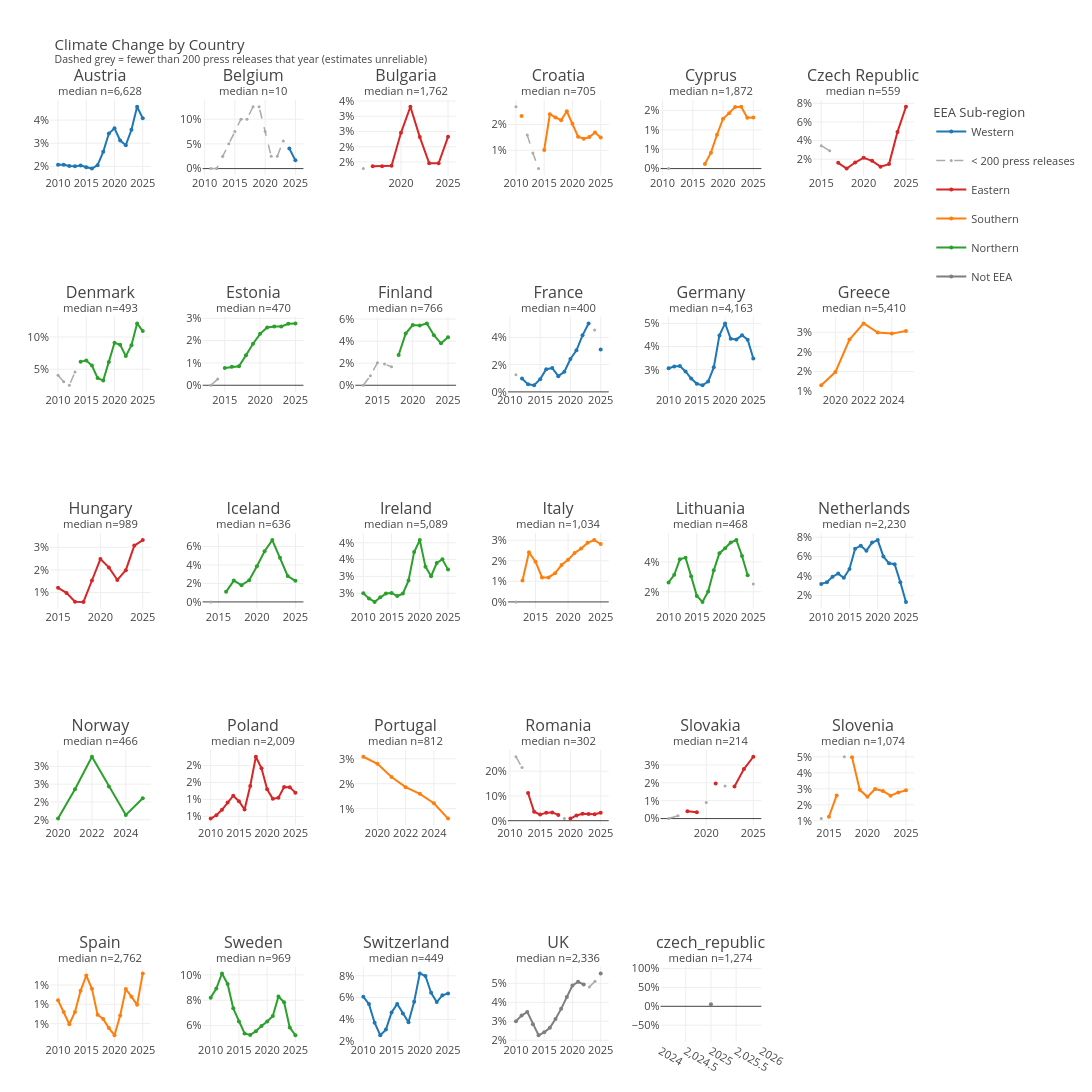
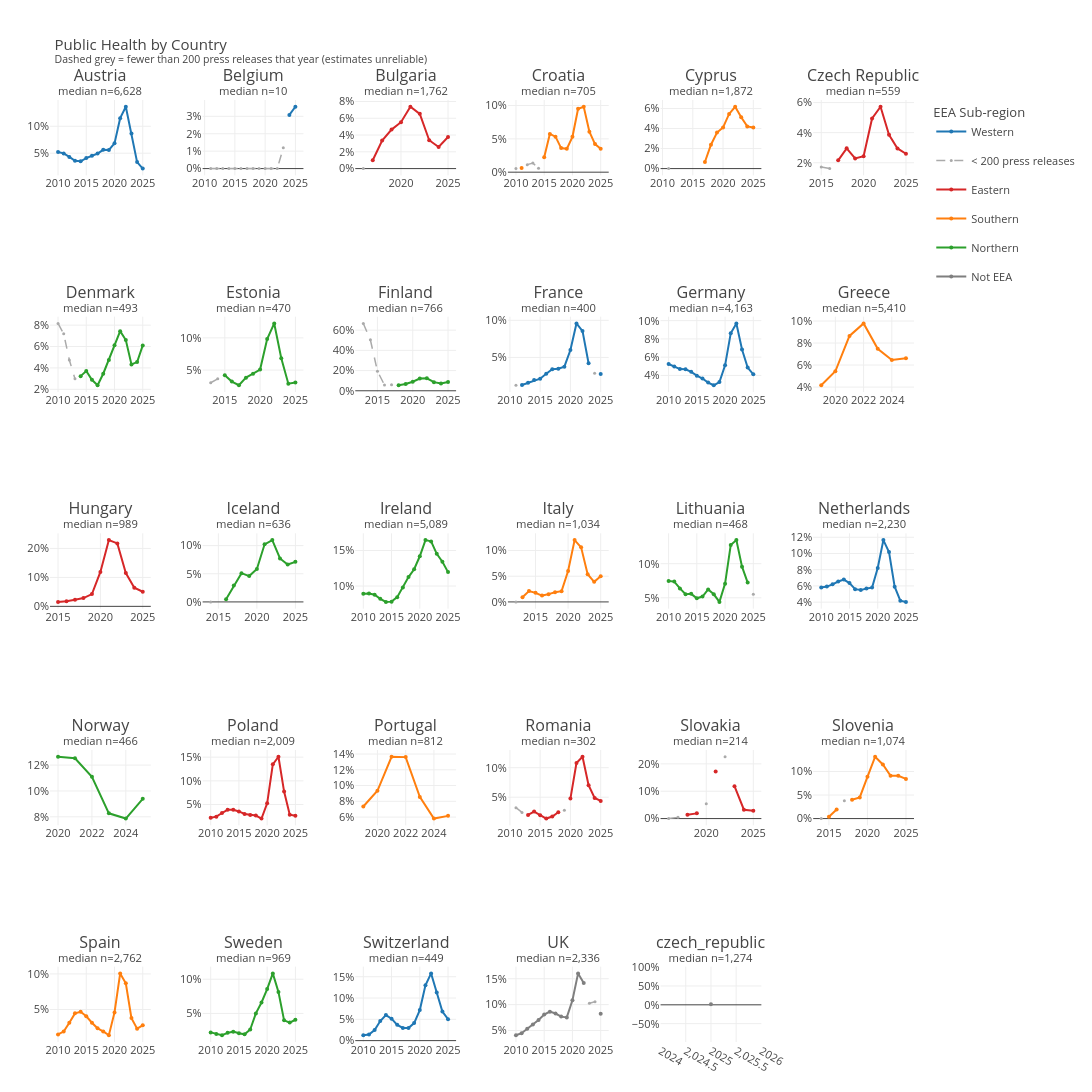
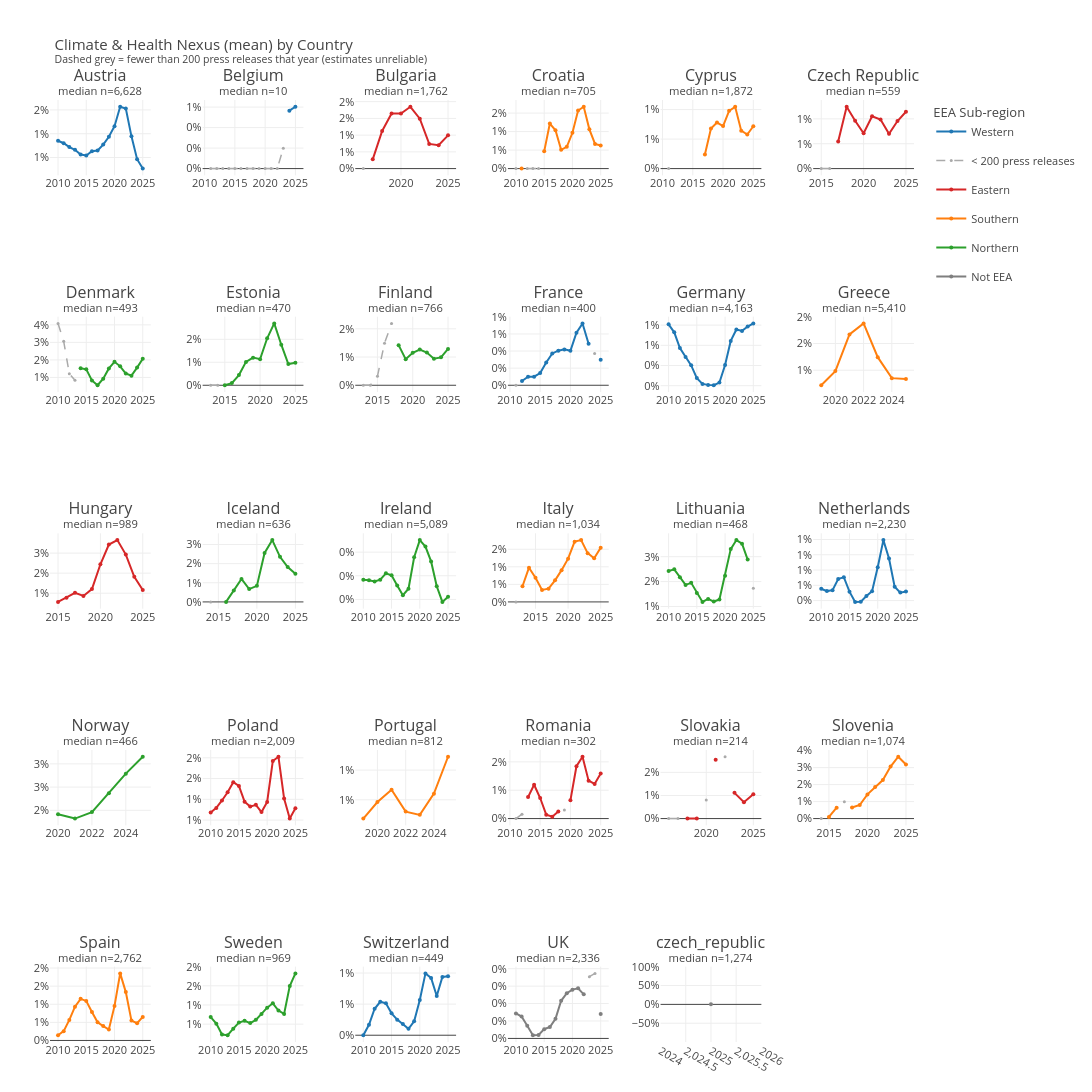

Notebook source saved alongside these figures, in order:
### Markdown cell above
## Country-level figures

Four figures showing attention to climate change, public health, and the climate–health nexus by country, 2010–2025. Countries are coloured by EEA sub-region (Western / Eastern / Northern / Southern / UK). Each panel uses an independent y-axis to show within-country trends clearly. Dashed grey lines indicate years with fewer than 200 press releases, where proportion estimates are unreliable.

### Code cell
# ── Country-level figures ─────────────────────────────────────────────────────

df_country = pd.read_csv('../data/indicator_5_3_3_country.csv')
df_country = df_country[df_country['year'] < 2026]

# Fix duplicate Czech Republic entries (scraping artefact)
df_country['country'] = df_country['country'].replace('Czech_Republic', 'Czech Republic')
df_country = df_country.groupby(['country', 'year'], as_index=False).sum(numeric_only=True)

# ── Infer total press releases per country-year from sum/mean ────────────────
def infer_n_total(row):
    for sum_col, mean_col in [
        ('environment_climate_issue1_sum', 'environment_climate_issue1_mean'),
        ('healthcare_issue1_sum',          'healthcare_issue1_mean'),
        ('climate_health_sum',             'climate_health_mean'),
    ]:
        if row[mean_col] > 0:
            return round(row[sum_col] / row[mean_col])
    return np.nan

df_country['n_total'] = df_country.apply(infer_n_total, axis=1)

MIN_N = 200

# ── EEA sub-region colours (hardcoded — not in 2025 CSV) ────────────────────
country_region = {
    'Austria':        'Western',
    'Belgium':        'Western',
    'France':         'Western',
    'Germany':        'Western',
    'Netherlands':    'Western',
    'Switzerland':    'Western',
    'Bulgaria':       'Eastern',
    'Czech Republic': 'Eastern',
    'Hungary':        'Eastern',
    'Poland':         'Eastern',
    'Romania':        'Eastern',
    'Slovakia':       'Eastern',
    'Denmark':        'Northern',
    'Estonia':        'Northern',
    'Finland':        'Northern',
    'Iceland':        'Northern',
    'Ireland':        'Northern',
    'Lithuania':      'Northern',
    'Norway':         'Northern',
    'Sweden':         'Northern',
    'Croatia':        'Southern',
    'Cyprus':         'Southern',
    'Greece':         'Southern',
    'Italy':          'Southern',
    'Portugal':       'Southern',
    'Slovenia':       'Southern',
    'Spain':          'Southern',
    'UK':             'Not EEA',
}

region_colors = {
    'Western':  '#1f77b4',
    'Eastern':  '#d62728',
    'Northern': '#2ca02c',
    'Southern': '#ff7f0e',
    'Not EEA':  '#7f7f7f',
}

df_country['region'] = df_country['country'].map(country_region).fillna('Not EEA')

country_subplot_configs = {
    'environment_climate_issue1_mean': {
        'title': 'Climate Change by Country',
        'filename': 'indicator_5_3_3_country_climate_change.pdf',
        'format_pct': True,
    },
    'healthcare_issue1_mean': {
        'title': 'Public Health by Country',
        'filename': 'indicator_5_3_3_country_public_health.pdf',
        'format_pct': True,
    },
    'climate_health_mean': {
        'title': 'Climate & Health Nexus (mean) by Country',
        'filename': 'indicator_5_3_3_country_nexus_mean.pdf',
        'format_pct': True,
    },
    'climate_health_sum': {
        'title': 'Climate & Health Nexus (sum) by Country',
        'filename': 'indicator_5_3_3_country_nexus_sum.pdf',
        'format_pct': False,
    },
}

countries_sorted = sorted(df_country['country'].unique())
df_country['country'] = pd.Categorical(df_country['country'],
                                        categories=countries_sorted, ordered=True)
NCOLS = 6


def create_country_figure(df, col, config, save_path, min_n=MIN_N):
    """
    Faceted small-multiples figure: one panel per country, coloured by EEA sub-region.

    Years with fewer than `min_n` total press releases are shown as dashed grey.
    None values are inserted so the two traces never overlap and lines break
    cleanly at transitions. Panel titles include each country's median annual n.
    """
    # Apply 2-pass rolling smoothing per country (rate columns only)
    smoothed = []
    for country in countries_sorted:
        sub = df[df['country'] == country].copy().sort_values('year')
        if col not in COUNT_COLS:
            sub[col] = sub[col].rolling(window=2, min_periods=1).mean()
            sub[col] = sub[col].rolling(window=2, min_periods=1).mean()
        smoothed.append(sub)
    df_sm = pd.concat(smoothed, ignore_index=True)

    nrows = -(-len(countries_sorted) // NCOLS)

    median_n = df.groupby('country', observed=False)['n_total'].median().reindex(countries_sorted)
    panel_titles = [
        f"{c}<br><sup>median n={int(median_n[c]):,}</sup>"
        if pd.notna(median_n[c]) else f"{c}<br><sup>median n=?</sup>"
        for c in countries_sorted
    ]

    fig = make_subplots(
        rows=nrows, cols=NCOLS,
        subplot_titles=panel_titles,
        horizontal_spacing=0.06,
        vertical_spacing=0.15,
    )

    seen_regions = set()
    lo_legend_added = False

    for idx, country in enumerate(countries_sorted):
        row     = idx // NCOLS + 1
        col_num = idx % NCOLS + 1
        sub     = df_sm[df_sm['country'] == country].sort_values('year')

        region_label = df[df['country'] == country]['region'].iloc[0]
        color = region_colors.get(region_label, '#888888')

        # Build parallel arrays — each year belongs to exactly one trace
        x_hi, y_hi = [], []
        x_lo, y_lo = [], []
        for _, r in sub.iterrows():
            is_reliable = pd.notna(r['n_total']) and r['n_total'] >= min_n
            if is_reliable:
                x_hi.append(r['year']);  y_hi.append(r[col])
                x_lo.append(None);       y_lo.append(None)
            else:
                x_hi.append(None);       y_hi.append(None)
                x_lo.append(r['year']);  y_lo.append(r[col])

        # Reliable years: solid coloured line
        fig.add_trace(
            go.Scatter(
                x=x_hi, y=y_hi,
                mode='lines+markers',
                name=region_label,
                line=dict(color=color, width=2),
                marker=dict(size=4),
                connectgaps=False,
                showlegend=(region_label not in seen_regions),
                legendgroup=region_label,
            ),
            row=row, col=col_num,
        )
        seen_regions.add(region_label)

        # Low-n years: dashed grey line
        if any(v is not None for v in y_lo):
            fig.add_trace(
                go.Scatter(
                    x=x_lo, y=y_lo,
                    mode='lines+markers',
                    name=f'< {min_n} press releases',
                    line=dict(color='#aaaaaa', width=1.5, dash='dash'),
                    marker=dict(size=3, color='#aaaaaa'),
                    connectgaps=False,
                    showlegend=not lo_legend_added,
                    legendgroup='low_n',
                ),
                row=row, col=col_num,
            )
            lo_legend_added = True

        if config['format_pct']:
            fig.update_yaxes(tickformat='.0%', row=row, col=col_num)

    fig.update_layout(
        title=dict(
            text=(f"{config['title']}"
                  f"<br><sup>Dashed grey = fewer than {min_n:,} press releases "
                  f"that year (estimates unreliable)</sup>"),
            x=0.05,
        ),
        width=1400,
        height=220 * nrows + 120,
        template='presentation',
        font=dict(size=11),
        legend_title='EEA Sub-region',
        margin=dict(l=50, r=30, t=100, b=50),
    )

    fig.write_image(save_path, scale=3)
    print(f'Saved: {save_path}')
    fig.show()


for col, config in country_subplot_configs.items():
    save_path = f"../appendix/{config['filename']}"
    create_country_figure(df_country, col, config, save_path)
